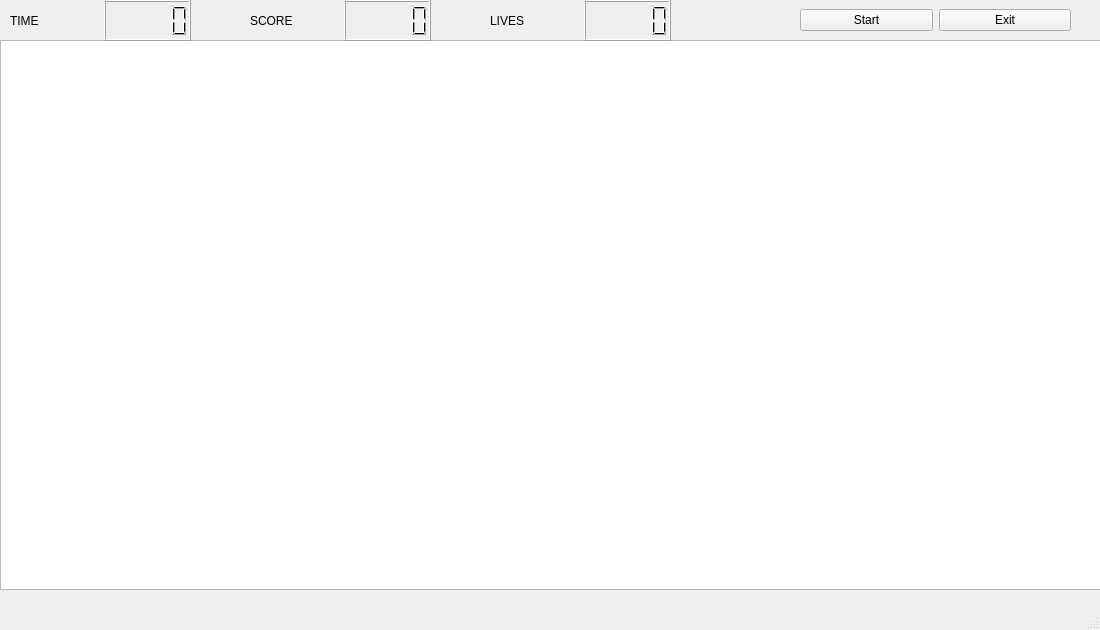
<?xml version="1.0" encoding="UTF-8"?>
<ui version="4.0">
 <class>GameWorld</class>
 <widget class="QMainWindow" name="GameWorld">
  <property name="geometry">
   <rect>
    <x>0</x>
    <y>0</y>
    <width>1100</width>
    <height>630</height>
   </rect>
  </property>
  <property name="windowTitle">
   <string>MainWindow</string>
  </property>
  <widget class="QWidget" name="centralwidget">
   <widget class="QGraphicsView" name="graphicsView">
    <property name="geometry">
     <rect>
      <x>0</x>
      <y>40</y>
      <width>1141</width>
      <height>550</height>
     </rect>
    </property>
   </widget>
   <widget class="QWidget" name="horizontalLayoutWidget">
    <property name="geometry">
     <rect>
      <x>800</x>
      <y>0</y>
      <width>271</width>
      <height>41</height>
     </rect>
    </property>
    <layout class="QHBoxLayout" name="horizontalLayout">
     <item>
      <widget class="QPushButton" name="pB_StartGame">
       <property name="text">
        <string>Start</string>
       </property>
      </widget>
     </item>
     <item>
      <widget class="QPushButton" name="pB_ExitGame">
       <property name="text">
        <string>Exit</string>
       </property>
      </widget>
     </item>
    </layout>
   </widget>
   <widget class="QWidget" name="horizontalLayoutWidget_2">
    <property name="geometry">
     <rect>
      <x>10</x>
      <y>0</y>
      <width>181</width>
      <height>41</height>
     </rect>
    </property>
    <layout class="QHBoxLayout" name="horizontalLayout_2">
     <item>
      <widget class="QLabel" name="label">
       <property name="text">
        <string>TIME</string>
       </property>
      </widget>
     </item>
     <item>
      <widget class="QLCDNumber" name="LCD_TIME"/>
     </item>
    </layout>
   </widget>
   <widget class="QWidget" name="horizontalLayoutWidget_4">
    <property name="geometry">
     <rect>
      <x>250</x>
      <y>0</y>
      <width>181</width>
      <height>41</height>
     </rect>
    </property>
    <layout class="QHBoxLayout" name="horizontalLayout_4">
     <item>
      <widget class="QLabel" name="label_3">
       <property name="text">
        <string>SCORE</string>
       </property>
      </widget>
     </item>
     <item>
      <widget class="QLCDNumber" name="LCD_SCORE"/>
     </item>
    </layout>
   </widget>
   <widget class="QWidget" name="horizontalLayoutWidget_5">
    <property name="geometry">
     <rect>
      <x>490</x>
      <y>0</y>
      <width>181</width>
      <height>41</height>
     </rect>
    </property>
    <layout class="QHBoxLayout" name="horizontalLayout_5">
     <item>
      <widget class="QLabel" name="label_4">
       <property name="text">
        <string>LIVES</string>
       </property>
      </widget>
     </item>
     <item>
      <widget class="QLCDNumber" name="LCD_LIVES"/>
     </item>
    </layout>
   </widget>
  </widget>
  <widget class="QMenuBar" name="menubar">
   <property name="geometry">
    <rect>
     <x>0</x>
     <y>0</y>
     <width>1100</width>
     <height>20</height>
    </rect>
   </property>
  </widget>
  <widget class="QStatusBar" name="statusbar"/>
 </widget>
 <resources/>
 <connections/>
</ui>
